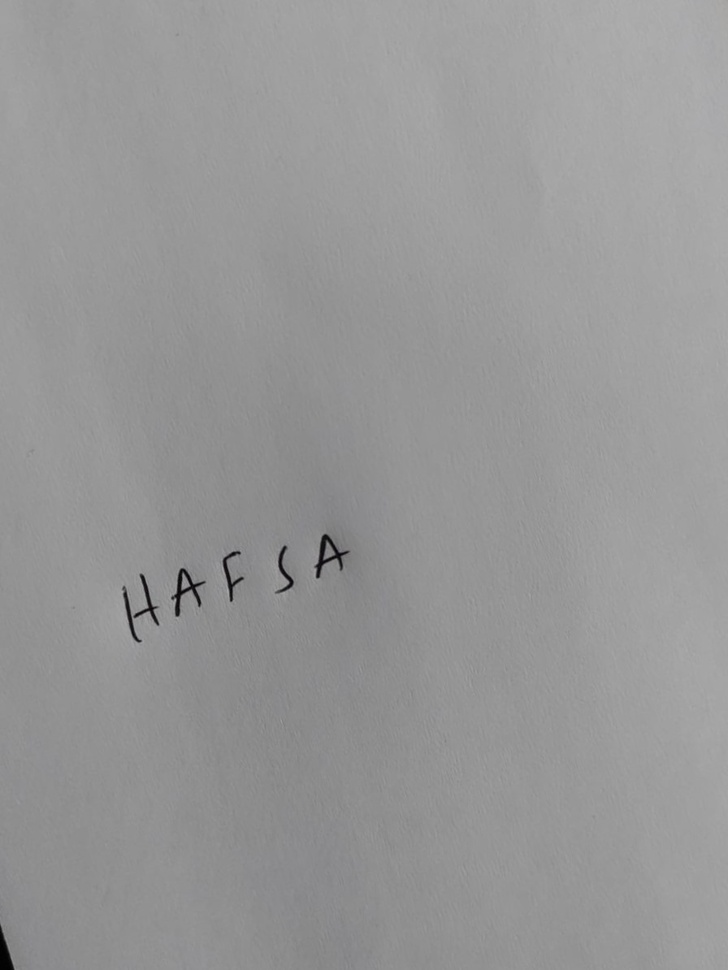
#> input picture images/Hafsa3.jpeg, 728 x 970 px, shrunk from 896 x 1194 before the run
$ python prac7.py
#> lines starting #> are read from the running program, lines starting #| are printed output that depends on the picture; after the words box and inside, x2 and y2 are one past the last pixel; in counts of white or black regions, pixels touching at a corner belong together; long printed decimals are rounded
#> further down, image is the input picture: shape (970, 728, 3); mean B, G, R 151.3, 151.2, 151.2
import numpy as np

import cv2
from matplotlib import pyplot as plt
import PIL.Image

import pytesseract

# Path to the Tesseract executable (change this to your Tesseract installation path)
pytesseract.pytesseract.tesseract_cmd = r'C:/Program Files/Tesseract-OCR/tesseract.exe'
my_config = r"--psm 6 --oem 3"


def display(im_path):
#> called with im_path = './images/Hafsa3.jpeg'
    dpi = 80
    im_data = plt.imread(im_path)

    height, width  = im_data.shape[:2]
#> height = 970; width = 728

    # What size does the figure need to be in inches to fit the image?
    figsize = width / float(dpi), height / float(dpi)
#> figsize = (9.1, 12.12)

    # Create a figure of the right size with one axes that takes up the full figure
    fig = plt.figure(figsize=figsize)
    ax = fig.add_axes([0, 0, 1, 1])

    # Hide spines, ticks, etc.
    ax.axis('off')

    # Display the image.
    ax.imshow(im_data, cmap='gray')

    plt.show()

def getSkewAngle(cvImage) -> float:
    # Prep image, copy, convert to gray scale, blur, and threshold
    newImage = cvImage.copy()
    gray = cv2.cvtColor(newImage, cv2.COLOR_BGR2GRAY)
    blur = cv2.GaussianBlur(gray, (9, 9), 0)
    thresh = cv2.threshold(blur, 0, 255, cv2.THRESH_BINARY_INV + cv2.THRESH_OTSU)[1]
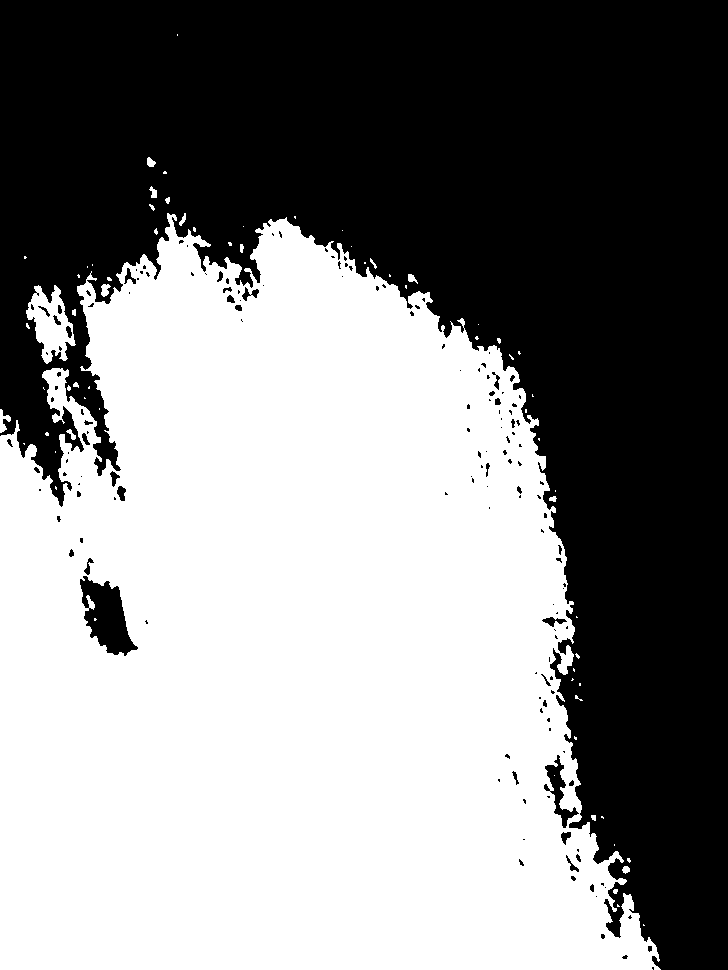
#> thresh: shape (970, 728); 53% white; 157 black regions (117 under 20 px), largest, box (x1, y1, x2, y2) and area: (0, 0, 728, 970) 326149, (80, 576, 138, 656) 2492, (544, 755, 579, 828) 732

    # Apply dilate to merge text into meaningful lines/paragraphs.
    # Use larger kernel on X axis to merge characters into single line, cancelling out any spaces.
    # But use smaller kernel on Y axis to separate between different blocks of text
    kernel = cv2.getStructuringElement(cv2.MORPH_RECT, (30, 5))
    dilate = cv2.dilate(thresh, kernel, iterations=2)
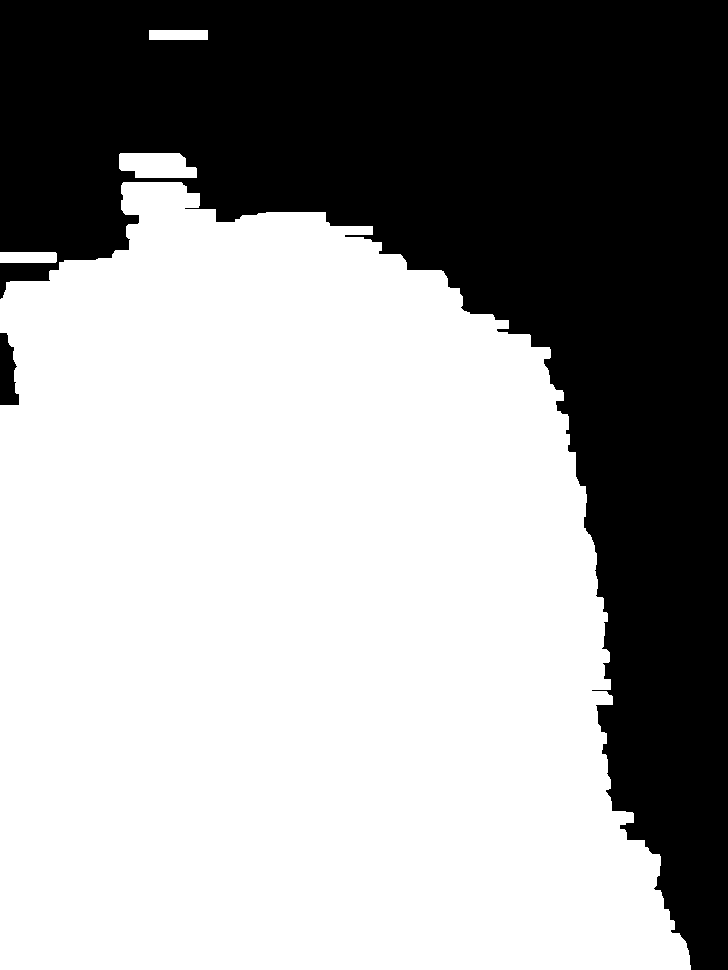
#> dilate: shape (970, 728); 61.5% white; 2 black regions

    # Find all contours
    contours, hierarchy = cv2.findContours(dilate, cv2.RETR_LIST, cv2.CHAIN_APPROX_SIMPLE)
#> contours = 4 contours; box (x1, y1, x2, y2) and area: (0, 182, 691, 970) 429527, (119, 153, 197, 178) 1564, (0, 252, 57, 263) 559, (149, 30, 208, 40) 522
    contours = sorted(contours, key=cv2.contourArea, reverse=True)

    # Find largest contour and surround in min area box
    largestContour = contours[0]
#> largestContour = contour of 461 points, box (x1, y1, x2, y2) (0, 182, 691, 970), area 429527
    minAreaRect = cv2.minAreaRect(largestContour)
#> minAreaRect = ((345, 575.5), (787, 690), -90)
    print(minAreaRect)
#| ((345.0, 575.5), (787.0, 690.0), -90.0)
    # Determine the angle. Convert it to the value that was originally used to obtain skewed image
    angle = minAreaRect[-1]
#> angle = -90
    if angle < -45:
        angle = 90 + angle
#> angle = 0

    return angle

# Rotate the image around its center
def rotateImage(cvImage, angle: float):
    newImage = cvImage.copy()
    (h, w) = newImage.shape[:2]
    center = (w // 2, h // 2)
    M = cv2.getRotationMatrix2D(center, angle, 1.0)
    newImage = cv2.warpAffine(newImage, M, (w, h), flags=cv2.INTER_CUBIC, borderMode=cv2.BORDER_REPLICATE)
    return newImage

# Deskew image for horizontal alignment
def deskewHorizontal(cvImage):
    angle = getSkewAngle(cvImage)
#> angle = 0
    print(angle)
#| 0.0
    # Check if the skew angle is significant before correction
    if abs(angle) > 5.0:  # Adjust the threshold as needed
        return rotateImage(cvImage, -0.14 * angle)
    else:
        return cvImage

# Load your image
image = cv2.imread("./images/Hafsa3.jpeg")
display("./images/Hafsa3.jpeg")
# Correct horizontal skew only if it is significant
fixed = deskewHorizontal(image)

# Save the corrected image
cv2.imwrite("./images/horizontal_fixed.jpeg", fixed)
display("./images/horizontal_fixed.jpeg")

$ run again, with images/HAFSA1.jpeg copied over images/Hafsa3.jpeg
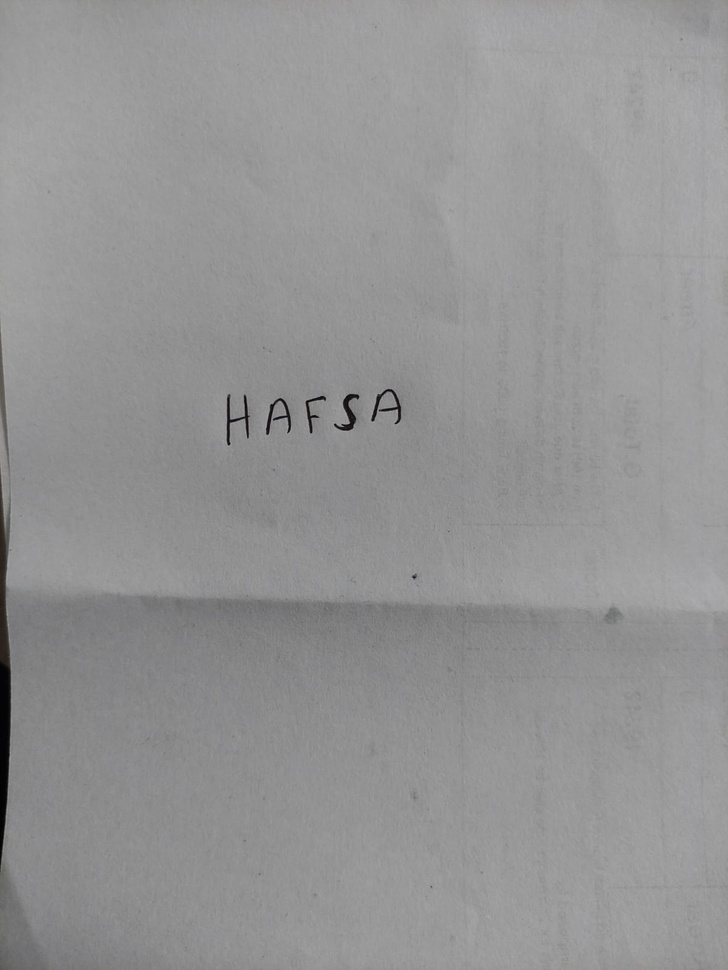
#> input picture images/HAFSA1.jpeg, 728 x 970 px, shrunk from 1201 x 1600 before the run
#> image is the input picture: shape (970, 728, 3); mean B, G, R 148.3, 148.1, 148.1
#> in getSkewAngle, `thresh = cv2.threshold(blur, 0, 255, cv2.THRESH_BINARY_INV + cv2.THRES..`:
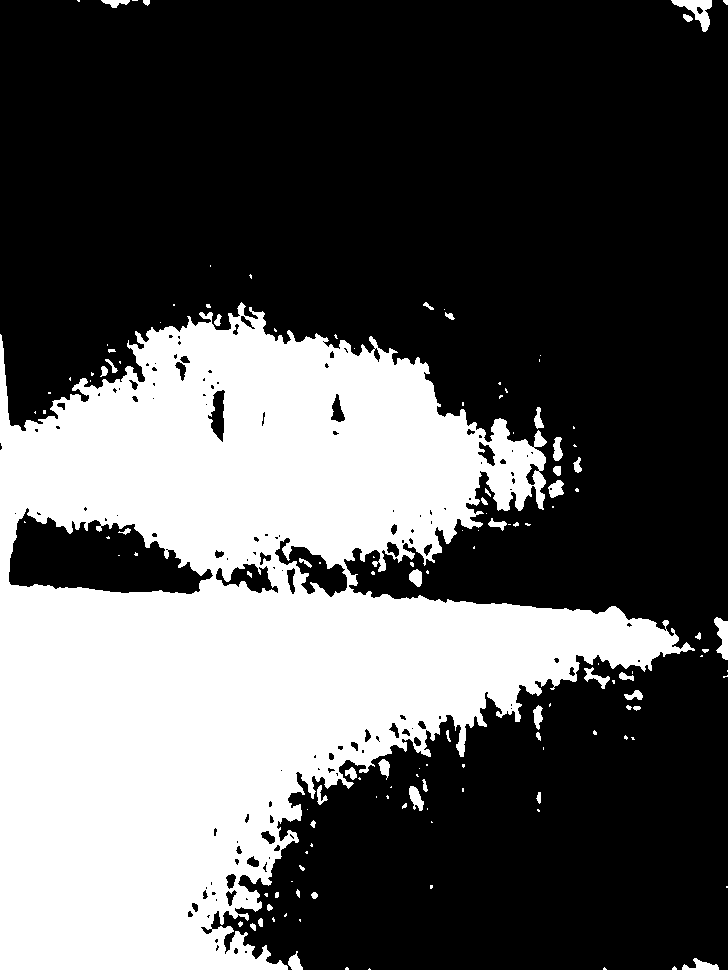
#> thresh: shape (970, 728); 34.9% white; 136 white regions (85 under 20 px), largest, box (x1, y1, x2, y2) and area: (0, 302, 695, 970) 241300, (671, 0, 712, 32) 532, (714, 617, 728, 660) 370
#> in getSkewAngle, `dilate = cv2.dilate(thresh, kernel, iterations=2)`:
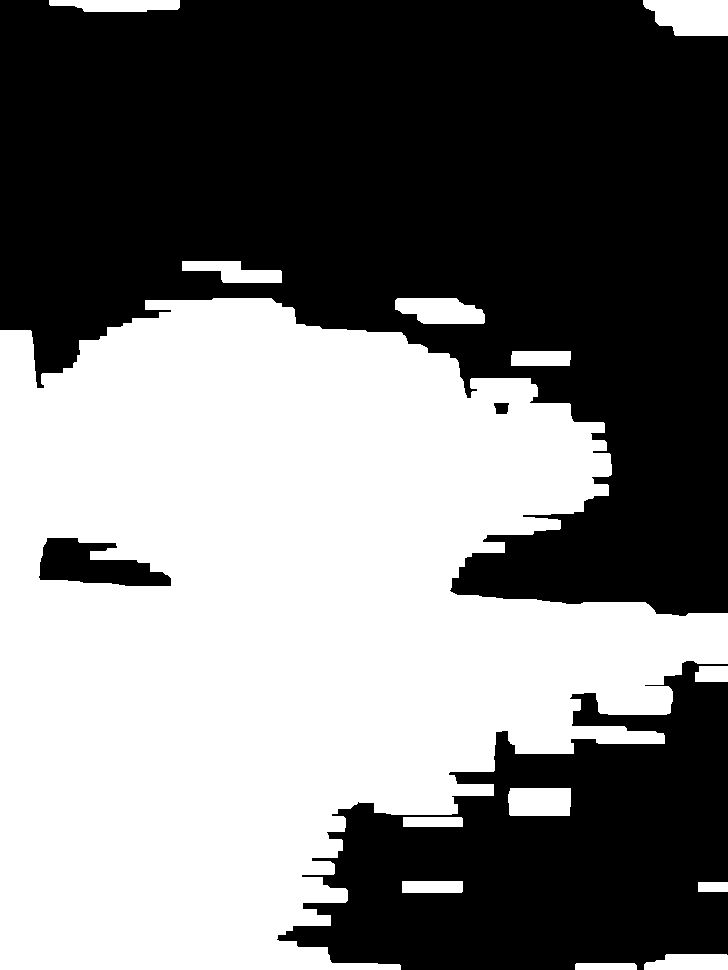
#> dilate: shape (970, 728); 47.7% white; 13 white regions
#> contours = 15 contours; largest, box (x1, y1, x2, y2) and area: (0, 298, 728, 970) 325144, (38, 537, 172, 587) 4070, (643, 0, 728, 36) 2431, (395, 298, 485, 324) 1754, (508, 788, 571, 816) 1644
#> largestContour = contour of 521 points, box (x1, y1, x2, y2) (0, 298, 728, 970), area 325144
#> minAreaRect = ((363.5, 633.5), (671, 727), -90)
#| ((363.5, 633.5), (671.0, 727.0), -90.0)
#> in getSkewAngle, `angle = minAreaRect[-1]`: angle = -90
#> in getSkewAngle, `angle = 90 + angle`: angle = 0
#| 0.0

$ run again, with images/HAFSA2.jpeg copied over images/Hafsa3.jpeg
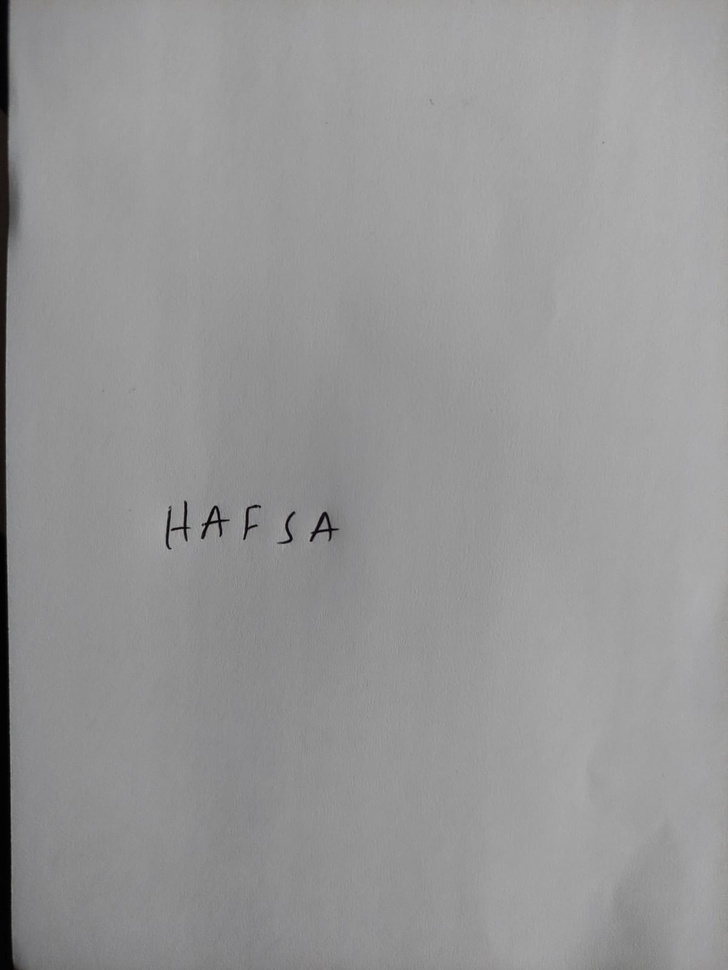
#> input picture images/HAFSA2.jpeg, 728 x 970 px, shrunk from 1201 x 1600 before the run
#> image is the input picture: shape (970, 728, 3); mean B, G, R 150.6, 150.4, 150.4
#> in getSkewAngle, `thresh = cv2.threshold(blur, 0, 255, cv2.THRESH_BINARY_INV + cv2.THRES..`:
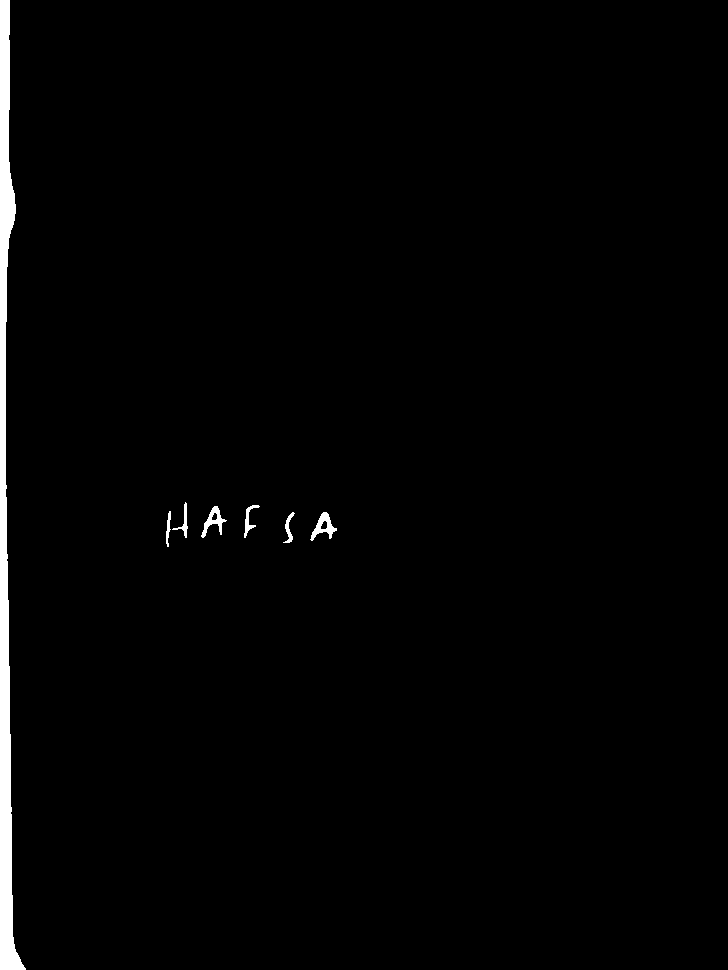
#> thresh: shape (970, 728); 1.5% white; 7 white regions, largest, box (x1, y1, x2, y2) and area: (0, 0, 26, 970) 9281, (310, 512, 337, 541) 310, (201, 506, 227, 538) 284
#> in getSkewAngle, `dilate = cv2.dilate(thresh, kernel, iterations=2)`:
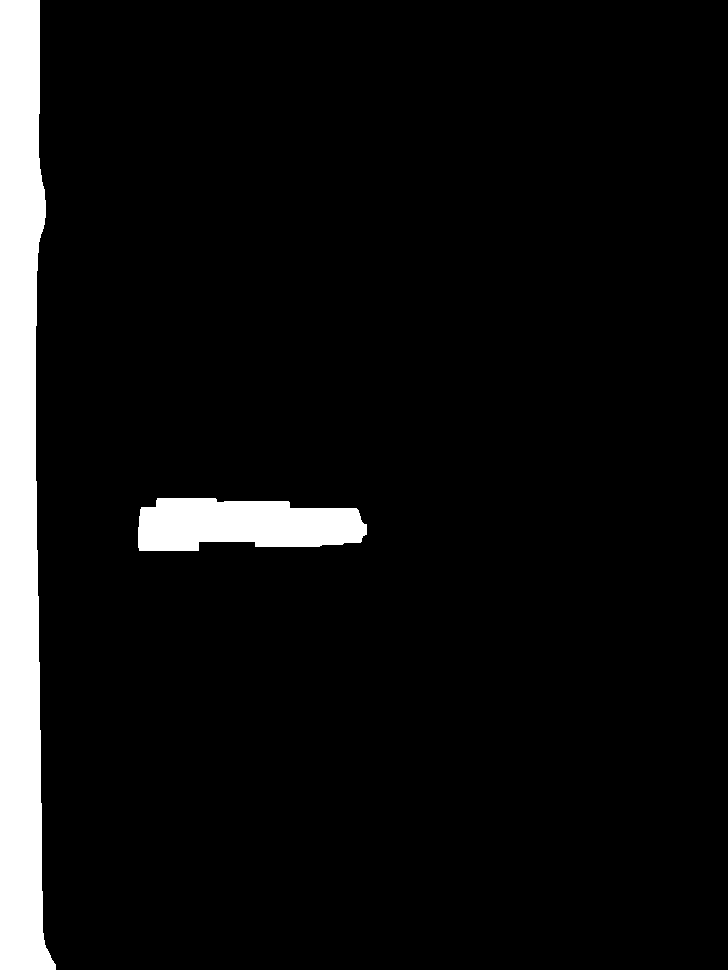
#> dilate: shape (970, 728); 6.8% white; 2 white regions
#> contours = 2 contours; box (x1, y1, x2, y2) and area: (0, 0, 56, 970) 37533, (138, 498, 367, 551) 9436
#> largestContour = contour of 74 points, box (x1, y1, x2, y2) (0, 0, 56, 970), area 37533
#> minAreaRect = ((27.5, 484.5), (969, 55), -90)
#| ((27.500, 484.500), (969.000, 55.000), -90.0)
#> in getSkewAngle, `angle = minAreaRect[-1]`: angle = -90
#> in getSkewAngle, `angle = 90 + angle`: angle = 0
#| 0.0
